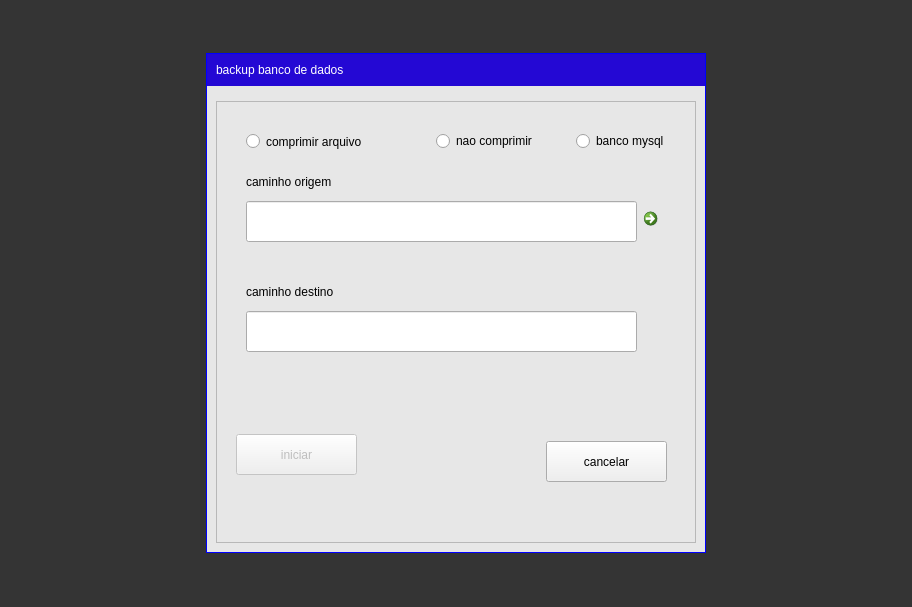
<?xml version="1.0" encoding="UTF-8"?>
<ui version="4.0">
 <class>Formbuckp</class>
 <widget class="QWidget" name="Formbuckp">
  <property name="geometry">
   <rect>
    <x>0</x>
    <y>0</y>
    <width>912</width>
    <height>607</height>
   </rect>
  </property>
  <property name="windowTitle">
   <string>Form</string>
  </property>
  <layout class="QHBoxLayout" name="horizontalLayout">
   <property name="spacing">
    <number>0</number>
   </property>
   <property name="leftMargin">
    <number>0</number>
   </property>
   <property name="topMargin">
    <number>0</number>
   </property>
   <property name="rightMargin">
    <number>0</number>
   </property>
   <property name="bottomMargin">
    <number>0</number>
   </property>
   <item>
    <widget class="QWidget" name="widget" native="true">
     <property name="styleSheet">
      <string notr="true">QWidget#widget{
	background-color: rgb(0, 0, 0,200);
}</string>
     </property>
     <layout class="QHBoxLayout" name="horizontalLayout_2">
      <item>
       <spacer name="horizontalSpacer_2">
        <property name="orientation">
         <enum>Qt::Horizontal</enum>
        </property>
        <property name="sizeHint" stdset="0">
         <size>
          <width>40</width>
          <height>20</height>
         </size>
        </property>
       </spacer>
      </item>
      <item>
       <widget class="QWidget" name="widget_2" native="true">
        <property name="minimumSize">
         <size>
          <width>500</width>
          <height>400</height>
         </size>
        </property>
        <property name="maximumSize">
         <size>
          <width>500</width>
          <height>500</height>
         </size>
        </property>
        <property name="styleSheet">
         <string notr="true">QWidget#widget_2{
text-transform: uppercase;
border:1px solid blue;
	background-color: rgb(231, 231, 231);
}

</string>
        </property>
        <layout class="QVBoxLayout" name="verticalLayout">
         <property name="leftMargin">
          <number>1</number>
         </property>
         <property name="topMargin">
          <number>1</number>
         </property>
         <property name="rightMargin">
          <number>1</number>
         </property>
         <property name="bottomMargin">
          <number>1</number>
         </property>
         <item>
          <widget class="QFrame" name="frame_7">
           <property name="maximumSize">
            <size>
             <width>16777215</width>
             <height>50</height>
            </size>
           </property>
           <property name="styleSheet">
            <string notr="true">QFrame#frame_7{
color:red;
border: none;
background-color:#2408D4;}

QLabel{color: white;
background-color:transparent;
font: 75 15pt &quot;MS Shell Dlg 2&quot;;
border:none
}
</string>
           </property>
           <property name="frameShape">
            <enum>QFrame::StyledPanel</enum>
           </property>
           <property name="frameShadow">
            <enum>QFrame::Raised</enum>
           </property>
           <layout class="QHBoxLayout" name="horizontalLayout_8">
            <item>
             <widget class="QLabel" name="label_3">
              <property name="styleSheet">
               <string notr="true">text-transform: uppercase;</string>
              </property>
              <property name="text">
               <string>backup banco de dados</string>
              </property>
             </widget>
            </item>
           </layout>
          </widget>
         </item>
         <item>
          <widget class="QStackedWidget" name="stackedWidget">
           <property name="styleSheet">
            <string notr="true">QWidget#inicial{
text-transform: uppercase;

	background-color: rgb(231, 231, 231);
}


</string>
           </property>
           <property name="currentIndex">
            <number>0</number>
           </property>
           <widget class="QWidget" name="inicial">
            <layout class="QVBoxLayout" name="verticalLayout_2">
             <item>
              <widget class="QFrame" name="frame">
               <property name="styleSheet">
                <string notr="true">text-transform: uppercase;</string>
               </property>
               <property name="frameShape">
                <enum>QFrame::StyledPanel</enum>
               </property>
               <property name="frameShadow">
                <enum>QFrame::Raised</enum>
               </property>
               <widget class="QLineEdit" name="tx_origem">
                <property name="geometry">
                 <rect>
                  <x>30</x>
                  <y>100</y>
                  <width>391</width>
                  <height>41</height>
                 </rect>
                </property>
                <property name="focusPolicy">
                 <enum>Qt::NoFocus</enum>
                </property>
               </widget>
               <widget class="QCommandLinkButton" name="bt_origem">
                <property name="geometry">
                 <rect>
                  <x>420</x>
                  <y>100</y>
                  <width>51</width>
                  <height>41</height>
                 </rect>
                </property>
                <property name="focusPolicy">
                 <enum>Qt::NoFocus</enum>
                </property>
                <property name="text">
                 <string/>
                </property>
               </widget>
               <widget class="QLineEdit" name="tx_destino">
                <property name="geometry">
                 <rect>
                  <x>30</x>
                  <y>210</y>
                  <width>391</width>
                  <height>41</height>
                 </rect>
                </property>
                <property name="focusPolicy">
                 <enum>Qt::NoFocus</enum>
                </property>
               </widget>
               <widget class="QLabel" name="label">
                <property name="geometry">
                 <rect>
                  <x>30</x>
                  <y>70</y>
                  <width>271</width>
                  <height>21</height>
                 </rect>
                </property>
                <property name="text">
                 <string>caminho origem</string>
                </property>
               </widget>
               <widget class="QLabel" name="label_2">
                <property name="geometry">
                 <rect>
                  <x>30</x>
                  <y>180</y>
                  <width>271</width>
                  <height>21</height>
                 </rect>
                </property>
                <property name="text">
                 <string>caminho destino</string>
                </property>
               </widget>
               <widget class="QPushButton" name="bt_start">
                <property name="enabled">
                 <bool>false</bool>
                </property>
                <property name="geometry">
                 <rect>
                  <x>20</x>
                  <y>333</y>
                  <width>121</width>
                  <height>41</height>
                 </rect>
                </property>
                <property name="focusPolicy">
                 <enum>Qt::NoFocus</enum>
                </property>
                <property name="text">
                 <string>iniciar</string>
                </property>
               </widget>
               <widget class="QPushButton" name="bt_cancelar">
                <property name="geometry">
                 <rect>
                  <x>330</x>
                  <y>340</y>
                  <width>121</width>
                  <height>41</height>
                 </rect>
                </property>
                <property name="focusPolicy">
                 <enum>Qt::NoFocus</enum>
                </property>
                <property name="text">
                 <string>cancelar</string>
                </property>
                <property name="shortcut">
                 <string>Esc</string>
                </property>
               </widget>
               <widget class="QRadioButton" name="rd_compactar">
                <property name="geometry">
                 <rect>
                  <x>30</x>
                  <y>30</y>
                  <width>181</width>
                  <height>21</height>
                 </rect>
                </property>
                <property name="focusPolicy">
                 <enum>Qt::NoFocus</enum>
                </property>
                <property name="text">
                 <string>comprimir arquivo</string>
                </property>
               </widget>
               <widget class="QRadioButton" name="rd_naocomprimir">
                <property name="geometry">
                 <rect>
                  <x>220</x>
                  <y>30</y>
                  <width>211</width>
                  <height>20</height>
                 </rect>
                </property>
                <property name="focusPolicy">
                 <enum>Qt::NoFocus</enum>
                </property>
                <property name="text">
                 <string>nao comprimir</string>
                </property>
                <property name="checkable">
                 <bool>true</bool>
                </property>
                <property name="checked">
                 <bool>false</bool>
                </property>
               </widget>
               <widget class="QLabel" name="lb_link">
                <property name="geometry">
                 <rect>
                  <x>30</x>
                  <y>310</y>
                  <width>441</width>
                  <height>21</height>
                 </rect>
                </property>
                <property name="text">
                 <string/>
                </property>
               </widget>
               <widget class="QRadioButton" name="rd_mysql">
                <property name="geometry">
                 <rect>
                  <x>360</x>
                  <y>30</y>
                  <width>131</width>
                  <height>20</height>
                 </rect>
                </property>
                <property name="focusPolicy">
                 <enum>Qt::NoFocus</enum>
                </property>
                <property name="text">
                 <string>banco mysql</string>
                </property>
               </widget>
              </widget>
             </item>
            </layout>
           </widget>
           <widget class="QWidget" name="mysql">
            <property name="styleSheet">
             <string notr="true">QWidget#mysql{
text-transform: uppercase;

	background-color: rgb(231, 231, 231);
}

QLabel{
text-transform: uppercase;
}</string>
            </property>
            <widget class="QLineEdit" name="db_host">
             <property name="geometry">
              <rect>
               <x>30</x>
               <y>60</y>
               <width>161</width>
               <height>31</height>
              </rect>
             </property>
             <property name="text">
              <string>localhost</string>
             </property>
             <property name="placeholderText">
              <string>local</string>
             </property>
            </widget>
            <widget class="QLabel" name="label_4">
             <property name="geometry">
              <rect>
               <x>30</x>
               <y>40</y>
               <width>91</width>
               <height>16</height>
              </rect>
             </property>
             <property name="text">
              <string>db_host</string>
             </property>
            </widget>
            <widget class="QLineEdit" name="db_name">
             <property name="geometry">
              <rect>
               <x>220</x>
               <y>60</y>
               <width>161</width>
               <height>31</height>
              </rect>
             </property>
             <property name="text">
              <string>banco</string>
             </property>
             <property name="placeholderText">
              <string>nome banco</string>
             </property>
            </widget>
            <widget class="QLabel" name="label_5">
             <property name="geometry">
              <rect>
               <x>230</x>
               <y>40</y>
               <width>111</width>
               <height>16</height>
              </rect>
             </property>
             <property name="text">
              <string>db_name</string>
             </property>
            </widget>
            <widget class="QLineEdit" name="db_user">
             <property name="geometry">
              <rect>
               <x>30</x>
               <y>120</y>
               <width>161</width>
               <height>31</height>
              </rect>
             </property>
             <property name="text">
              <string>root</string>
             </property>
             <property name="placeholderText">
              <string>usuario</string>
             </property>
            </widget>
            <widget class="QLabel" name="label_6">
             <property name="geometry">
              <rect>
               <x>30</x>
               <y>100</y>
               <width>49</width>
               <height>16</height>
              </rect>
             </property>
             <property name="text">
              <string>db_user</string>
             </property>
            </widget>
            <widget class="QLineEdit" name="db_password">
             <property name="geometry">
              <rect>
               <x>220</x>
               <y>120</y>
               <width>161</width>
               <height>31</height>
              </rect>
             </property>
             <property name="text">
              <string>2525</string>
             </property>
             <property name="echoMode">
              <enum>QLineEdit::Password</enum>
             </property>
             <property name="placeholderText">
              <string>senha</string>
             </property>
            </widget>
            <widget class="QLabel" name="label_7">
             <property name="geometry">
              <rect>
               <x>220</x>
               <y>100</y>
               <width>161</width>
               <height>16</height>
              </rect>
             </property>
             <property name="text">
              <string>db_password</string>
             </property>
            </widget>
            <widget class="QLineEdit" name="mysqcaminhoorigem">
             <property name="geometry">
              <rect>
               <x>30</x>
               <y>190</y>
               <width>321</width>
               <height>31</height>
              </rect>
             </property>
             <property name="focusPolicy">
              <enum>Qt::ClickFocus</enum>
             </property>
             <property name="text">
              <string>C:\wamp64/bin/mysql/mysql5.7.31/bin/mysqldump</string>
             </property>
            </widget>
            <widget class="QLabel" name="label_8">
             <property name="geometry">
              <rect>
               <x>30</x>
               <y>170</y>
               <width>261</width>
               <height>16</height>
              </rect>
             </property>
             <property name="text">
              <string>caminho origem</string>
             </property>
            </widget>
            <widget class="QLineEdit" name="mysqcaminhodestino">
             <property name="geometry">
              <rect>
               <x>30</x>
               <y>250</y>
               <width>321</width>
               <height>31</height>
              </rect>
             </property>
             <property name="focusPolicy">
              <enum>Qt::ClickFocus</enum>
             </property>
             <property name="text">
              <string/>
             </property>
            </widget>
            <widget class="QLabel" name="label_9">
             <property name="geometry">
              <rect>
               <x>30</x>
               <y>230</y>
               <width>321</width>
               <height>16</height>
              </rect>
             </property>
             <property name="text">
              <string>caminho destino</string>
             </property>
            </widget>
            <widget class="QPushButton" name="bt_starmysql">
             <property name="geometry">
              <rect>
               <x>30</x>
               <y>360</y>
               <width>121</width>
               <height>51</height>
              </rect>
             </property>
             <property name="focusPolicy">
              <enum>Qt::NoFocus</enum>
             </property>
             <property name="text">
              <string>START</string>
             </property>
            </widget>
            <widget class="QPushButton" name="bt_voltaincial">
             <property name="geometry">
              <rect>
               <x>340</x>
               <y>360</y>
               <width>121</width>
               <height>51</height>
              </rect>
             </property>
             <property name="focusPolicy">
              <enum>Qt::NoFocus</enum>
             </property>
             <property name="text">
              <string>VOLTA</string>
             </property>
             <property name="shortcut">
              <string>Esc</string>
             </property>
            </widget>
            <widget class="QCommandLinkButton" name="com_origem">
             <property name="geometry">
              <rect>
               <x>360</x>
               <y>190</y>
               <width>41</width>
               <height>41</height>
              </rect>
             </property>
             <property name="focusPolicy">
              <enum>Qt::NoFocus</enum>
             </property>
             <property name="text">
              <string/>
             </property>
            </widget>
            <widget class="QCommandLinkButton" name="comdestino">
             <property name="geometry">
              <rect>
               <x>360</x>
               <y>250</y>
               <width>41</width>
               <height>41</height>
              </rect>
             </property>
             <property name="focusPolicy">
              <enum>Qt::NoFocus</enum>
             </property>
             <property name="text">
              <string/>
             </property>
            </widget>
           </widget>
          </widget>
         </item>
        </layout>
       </widget>
      </item>
      <item>
       <spacer name="horizontalSpacer">
        <property name="orientation">
         <enum>Qt::Horizontal</enum>
        </property>
        <property name="sizeHint" stdset="0">
         <size>
          <width>40</width>
          <height>20</height>
         </size>
        </property>
       </spacer>
      </item>
     </layout>
    </widget>
   </item>
  </layout>
 </widget>
 <resources/>
 <connections/>
</ui>
